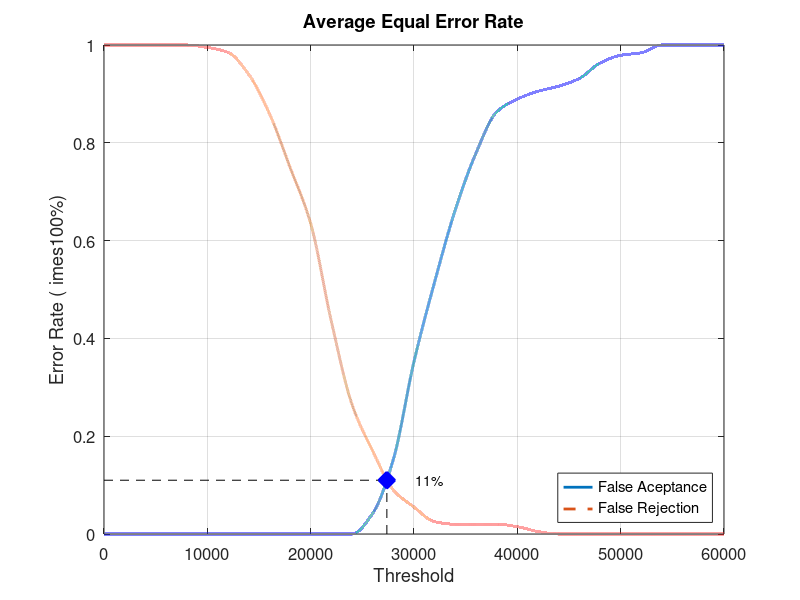
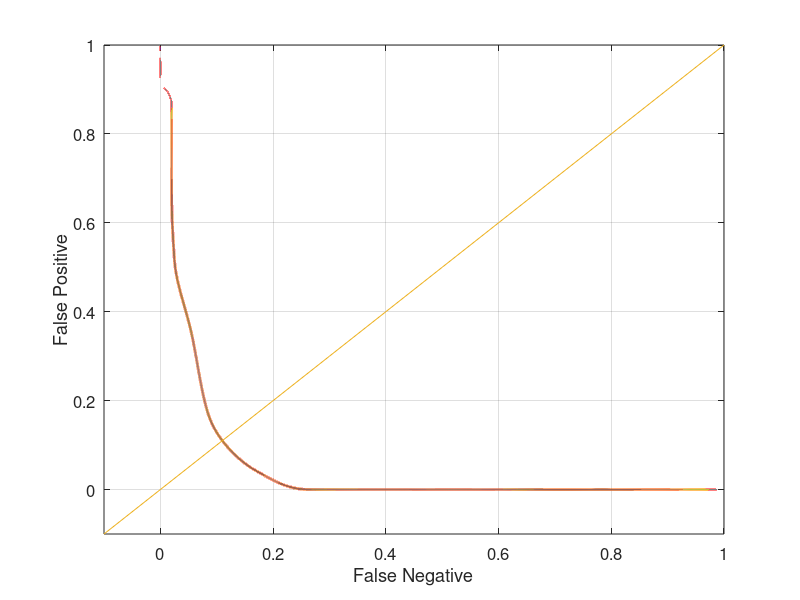

The MATLAB script that drew these images, in order:
close all;
clear;
clc;
x = 0:2000:60000;
xq = 0:0.5:60000;

y0 = [0 0 0 0 0 0 0 0 0 0 0 0 0 0.0421053 0.152632 0.352632 0.515789 0.663158 0.778947 0.863158 0.889474 0.905263 0.915789 0.931579 0.963158 0.978947 0.984211 1 1 1 1]
yy0 = interp1(x, y0, xq, 'pchip');
y1 = [1 1 1 1 1 0.995 0.985 0.94 0.86 0.75 0.635 0.435 0.265 0.17 0.09 0.055 0.025 0.02 0.02 0.02 0.015 0.005 0 0 0 0 0 0 0 0 0]
yy1 = interp1(x, y1, xq, 'pchip');

% Calculating EER: 
y2 = abs(y0 - y1);
find(y2 == min(y2))
yy2 = abs(yy0 - yy1);
xEER = find(yy2 == min(yy2));
xEERIndex = xq(xEER) % X-axis EER
yEER = yy0(xEER) % Y-axis EER

main = figure
plot(xq, yy0,'-','LineWidth', 2);	hold on
plot(xq, yy1,'--','LineWidth', 2);	hold on
plot([xEERIndex xEERIndex], [0 yEER], 'k--');	hold on
plot([0 xEERIndex], [yEER yEER], 'k--');	hold on
plot(xEERIndex, yEER, 'bx', 'LineWidth', 10);	hold on
text(xEERIndex + 10 * xEERIndex / 100, yEER, [num2str(round((10000 * yEER)) / 100) '%'])
legend('False Aceptance', 'False Rejection', 'Location', 'SouthEast')
xlabel('Threshold')
ylabel('Error Rate (	imes100%)')
title('Average Equal Error Rate')
set(gca, 'FontSize', 12)
axis([0 60000 0 1])
grid on

print(main, 'Database3_1Main', '-dpng');
FNRxFPR = figure('Color', [1 1 1]);
plot(yy1, yy0, '-', yy1, yy0, 'LineWidth', 2);
hold on
y = -0.1:0.1:1
plot(y, y); 
set(gca, 'FontSize', 12)
xlabel('False Negative')
ylabel('False Positive')
axis([-0.1 1 -0.1 1])
set(gca, 'FontSize', 12)
grid on

print(FNRxFPR, 'Database3_1FNRxFPR','-dpng');
